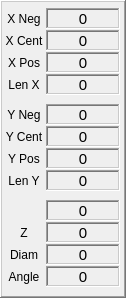
     <widget class="QFrame" name="frame_status_2">
      <property name="geometry">
       <rect>
        <x>474</x>
        <y>0</y>
        <width>126</width>
        <height>298</height>
       </rect>
      </property>
      <property name="frameShape">
       <enum>QFrame::WinPanel</enum>
      </property>
      <property name="frameShadow">
       <enum>QFrame::Raised</enum>
      </property>
      <widget class="QLabel" name="lab_ang">
       <property name="geometry">
        <rect>
         <x>3</x>
         <y>266</y>
         <width>42</width>
         <height>21</height>
        </rect>
       </property>
       <property name="text">
        <string>Angle</string>
       </property>
       <property name="alignment">
        <set>Qt::AlignCenter</set>
       </property>
      </widget>
      <widget class="QLabel" name="lab_xn">
       <property name="geometry">
        <rect>
         <x>3</x>
         <y>8</y>
         <width>42</width>
         <height>21</height>
        </rect>
       </property>
       <property name="text">
        <string>X Neg</string>
       </property>
       <property name="alignment">
        <set>Qt::AlignCenter</set>
       </property>
      </widget>
      <widget class="QLabel" name="lab_xc">
       <property name="geometry">
        <rect>
         <x>3</x>
         <y>30</y>
         <width>42</width>
         <height>21</height>
        </rect>
       </property>
       <property name="text">
        <string>X Cent</string>
       </property>
       <property name="alignment">
        <set>Qt::AlignCenter</set>
       </property>
      </widget>
      <widget class="QLabel" name="lab_diam">
       <property name="geometry">
        <rect>
         <x>3</x>
         <y>244</y>
         <width>42</width>
         <height>21</height>
        </rect>
       </property>
       <property name="text">
        <string>Diam</string>
       </property>
       <property name="alignment">
        <set>Qt::AlignCenter</set>
       </property>
      </widget>
      <widget class="QLabel" name="lab_z">
       <property name="geometry">
        <rect>
         <x>3</x>
         <y>222</y>
         <width>42</width>
         <height>21</height>
        </rect>
       </property>
       <property name="text">
        <string>Z</string>
       </property>
       <property name="alignment">
        <set>Qt::AlignCenter</set>
       </property>
      </widget>
      <widget class="QLabel" name="lab_ly">
       <property name="geometry">
        <rect>
         <x>3</x>
         <y>170</y>
         <width>42</width>
         <height>21</height>
        </rect>
       </property>
       <property name="text">
        <string>Len Y</string>
       </property>
       <property name="alignment">
        <set>Qt::AlignCenter</set>
       </property>
      </widget>
      <widget class="QLabel" name="lab_yc">
       <property name="geometry">
        <rect>
         <x>3</x>
         <y>126</y>
         <width>42</width>
         <height>21</height>
        </rect>
       </property>
       <property name="text">
        <string>Y Cent</string>
       </property>
       <property name="alignment">
        <set>Qt::AlignCenter</set>
       </property>
      </widget>
      <widget class="QLabel" name="lab_xp">
       <property name="geometry">
        <rect>
         <x>3</x>
         <y>52</y>
         <width>42</width>
         <height>21</height>
        </rect>
       </property>
       <property name="text">
        <string>X Pos</string>
       </property>
       <property name="alignment">
        <set>Qt::AlignCenter</set>
       </property>
      </widget>
      <widget class="QLabel" name="lab_yn">
       <property name="geometry">
        <rect>
         <x>3</x>
         <y>104</y>
         <width>42</width>
         <height>21</height>
        </rect>
       </property>
       <property name="text">
        <string>Y Neg</string>
       </property>
       <property name="alignment">
        <set>Qt::AlignCenter</set>
       </property>
      </widget>
      <widget class="QLabel" name="lab_lx">
       <property name="geometry">
        <rect>
         <x>3</x>
         <y>74</y>
         <width>42</width>
         <height>21</height>
        </rect>
       </property>
       <property name="text">
        <string>Len X</string>
       </property>
       <property name="alignment">
        <set>Qt::AlignCenter</set>
       </property>
      </widget>
      <widget class="QLabel" name="lab_yp">
       <property name="geometry">
        <rect>
         <x>3</x>
         <y>148</y>
         <width>42</width>
         <height>21</height>
        </rect>
       </property>
       <property name="text">
        <string>Y Pos</string>
       </property>
       <property name="alignment">
        <set>Qt::AlignCenter</set>
       </property>
      </widget>
      <widget class="QLabel" name="status_a">
       <property name="geometry">
        <rect>
         <x>46</x>
         <y>266</y>
         <width>74</width>
         <height>21</height>
        </rect>
       </property>
       <property name="font">
        <font>
         <pointsize>11</pointsize>
        </font>
       </property>
       <property name="frameShape">
        <enum>QFrame::WinPanel</enum>
       </property>
       <property name="frameShadow">
        <enum>QFrame::Sunken</enum>
       </property>
       <property name="text">
        <string>0</string>
       </property>
       <property name="alignment">
        <set>Qt::AlignCenter</set>
       </property>
      </widget>
      <widget class="QLabel" name="status_xp">
       <property name="geometry">
        <rect>
         <x>46</x>
         <y>52</y>
         <width>74</width>
         <height>21</height>
        </rect>
       </property>
       <property name="font">
        <font>
         <pointsize>11</pointsize>
        </font>
       </property>
       <property name="frameShape">
        <enum>QFrame::WinPanel</enum>
       </property>
       <property name="frameShadow">
        <enum>QFrame::Sunken</enum>
       </property>
       <property name="text">
        <string>0</string>
       </property>
       <property name="alignment">
        <set>Qt::AlignCenter</set>
       </property>
      </widget>
      <widget class="QLabel" name="status_d">
       <property name="geometry">
        <rect>
         <x>46</x>
         <y>244</y>
         <width>74</width>
         <height>21</height>
        </rect>
       </property>
       <property name="font">
        <font>
         <pointsize>11</pointsize>
        </font>
       </property>
       <property name="frameShape">
        <enum>QFrame::WinPanel</enum>
       </property>
       <property name="frameShadow">
        <enum>QFrame::Sunken</enum>
       </property>
       <property name="text">
        <string>0</string>
       </property>
       <property name="alignment">
        <set>Qt::AlignCenter</set>
       </property>
      </widget>
      <widget class="QLabel" name="status_xm">
       <property name="geometry">
        <rect>
         <x>46</x>
         <y>8</y>
         <width>74</width>
         <height>21</height>
        </rect>
       </property>
       <property name="font">
        <font>
         <pointsize>11</pointsize>
        </font>
       </property>
       <property name="frameShape">
        <enum>QFrame::WinPanel</enum>
       </property>
       <property name="frameShadow">
        <enum>QFrame::Sunken</enum>
       </property>
       <property name="text">
        <string>0</string>
       </property>
       <property name="alignment">
        <set>Qt::AlignCenter</set>
       </property>
      </widget>
      <widget class="QLabel" name="status_lx">
       <property name="geometry">
        <rect>
         <x>46</x>
         <y>74</y>
         <width>74</width>
         <height>21</height>
        </rect>
       </property>
       <property name="font">
        <font>
         <pointsize>11</pointsize>
        </font>
       </property>
       <property name="frameShape">
        <enum>QFrame::WinPanel</enum>
       </property>
       <property name="frameShadow">
        <enum>QFrame::Sunken</enum>
       </property>
       <property name="text">
        <string>0</string>
       </property>
       <property name="alignment">
        <set>Qt::AlignCenter</set>
       </property>
      </widget>
      <widget class="QLabel" name="status_yp">
       <property name="geometry">
        <rect>
         <x>46</x>
         <y>148</y>
         <width>74</width>
         <height>21</height>
        </rect>
       </property>
       <property name="font">
        <font>
         <pointsize>11</pointsize>
        </font>
       </property>
       <property name="frameShape">
        <enum>QFrame::WinPanel</enum>
       </property>
       <property name="frameShadow">
        <enum>QFrame::Sunken</enum>
       </property>
       <property name="text">
        <string>0</string>
       </property>
       <property name="alignment">
        <set>Qt::AlignCenter</set>
       </property>
      </widget>
      <widget class="QLabel" name="status_xc">
       <property name="geometry">
        <rect>
         <x>46</x>
         <y>30</y>
         <width>74</width>
         <height>21</height>
        </rect>
       </property>
       <property name="font">
        <font>
         <pointsize>11</pointsize>
        </font>
       </property>
       <property name="frameShape">
        <enum>QFrame::WinPanel</enum>
       </property>
       <property name="frameShadow">
        <enum>QFrame::Sunken</enum>
       </property>
       <property name="text">
        <string>0</string>
       </property>
       <property name="alignment">
        <set>Qt::AlignCenter</set>
       </property>
      </widget>
      <widget class="QLabel" name="status_z">
       <property name="geometry">
        <rect>
         <x>46</x>
         <y>222</y>
         <width>74</width>
         <height>21</height>
        </rect>
       </property>
       <property name="font">
        <font>
         <pointsize>11</pointsize>
        </font>
       </property>
       <property name="frameShape">
        <enum>QFrame::WinPanel</enum>
       </property>
       <property name="frameShadow">
        <enum>QFrame::Sunken</enum>
       </property>
       <property name="text">
        <string>0</string>
       </property>
       <property name="alignment">
        <set>Qt::AlignCenter</set>
       </property>
      </widget>
      <widget class="QLabel" name="status_ym">
       <property name="geometry">
        <rect>
         <x>46</x>
         <y>104</y>
         <width>74</width>
         <height>21</height>
        </rect>
       </property>
       <property name="font">
        <font>
         <pointsize>11</pointsize>
        </font>
       </property>
       <property name="frameShape">
        <enum>QFrame::WinPanel</enum>
       </property>
       <property name="frameShadow">
        <enum>QFrame::Sunken</enum>
       </property>
       <property name="text">
        <string>0</string>
       </property>
       <property name="alignment">
        <set>Qt::AlignCenter</set>
       </property>
      </widget>
      <widget class="QLabel" name="status_yc">
       <property name="geometry">
        <rect>
         <x>46</x>
         <y>126</y>
         <width>74</width>
         <height>21</height>
        </rect>
       </property>
       <property name="font">
        <font>
         <pointsize>11</pointsize>
        </font>
       </property>
       <property name="frameShape">
        <enum>QFrame::WinPanel</enum>
       </property>
       <property name="frameShadow">
        <enum>QFrame::Sunken</enum>
       </property>
       <property name="text">
        <string>0</string>
       </property>
       <property name="alignment">
        <set>Qt::AlignCenter</set>
       </property>
      </widget>
      <widget class="QLabel" name="status_ly">
       <property name="geometry">
        <rect>
         <x>46</x>
         <y>170</y>
         <width>74</width>
         <height>21</height>
        </rect>
       </property>
       <property name="font">
        <font>
         <pointsize>11</pointsize>
        </font>
       </property>
       <property name="frameShape">
        <enum>QFrame::WinPanel</enum>
       </property>
       <property name="frameShadow">
        <enum>QFrame::Sunken</enum>
       </property>
       <property name="text">
        <string>0</string>
       </property>
       <property name="alignment">
        <set>Qt::AlignCenter</set>
       </property>
      </widget>
      <widget class="QLabel" name="status_not_used">
       <property name="geometry">
        <rect>
         <x>46</x>
         <y>200</y>
         <width>74</width>
         <height>21</height>
        </rect>
       </property>
       <property name="font">
        <font>
         <pointsize>11</pointsize>
        </font>
       </property>
       <property name="frameShape">
        <enum>QFrame::WinPanel</enum>
       </property>
       <property name="frameShadow">
        <enum>QFrame::Sunken</enum>
       </property>
       <property name="text">
        <string>0</string>
       </property>
       <property name="alignment">
        <set>Qt::AlignCenter</set>
       </property>
      </widget>
     </widget>
